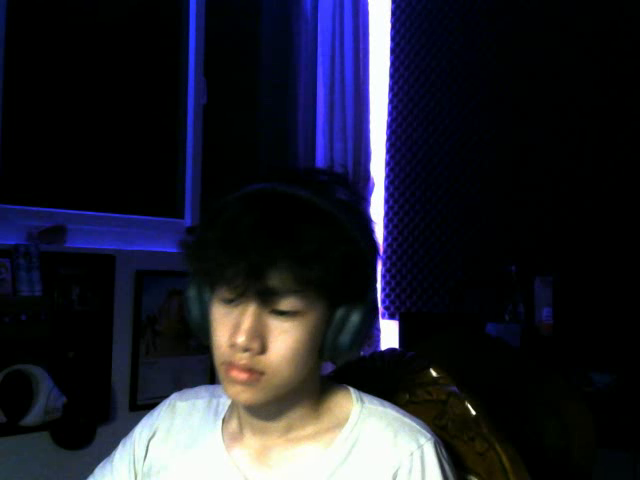
#> input picture frame 99 of video/left.avi, 640 x 480 px
$ python stereo.py   (older library calls are emulated)
#> lines starting #> are read from the running program, lines starting #| are printed output that depends on the picture; after the words box and inside, x2 and y2 are one past the last pixel; in counts of white or black regions, pixels touching at a corner belong together; pictures that were not available may be replaced by others from this repository, and a replacement may not be noted
import cv2
import numpy as np
import matplotlib.pyplot as plt
import open3d as o3d
from typing import Tuple

class StereoProcessor:
    def __init__(self):
        self.focal_length = 1350  # in pixels
        self.baseline = 0.07      # in meters

    def match_color_balance(self, reference_img: np.ndarray, target_img: np.ndarray) -> np.ndarray:
        ref_channels = cv2.split(reference_img)
        target_channels = cv2.split(target_img)
        ref_means = [np.mean(ch) for ch in ref_channels]
        target_means = [np.mean(ch) for ch in target_channels]

        balanced_channels = []
        for ref_mean, target_mean, channel in zip(ref_means, target_means, target_channels):
            scale = ref_mean / target_mean if target_mean != 0 else 1
            balanced = np.clip(channel * scale, 0, 255).astype(np.uint8)
            balanced_channels.append(balanced)

        return cv2.merge(balanced_channels)

    def match_lighting(self, reference_img: np.ndarray, target_img: np.ndarray) -> np.ndarray:
        ref_gray = cv2.cvtColor(reference_img, cv2.COLOR_BGR2GRAY)
        target_gray = cv2.cvtColor(target_img, cv2.COLOR_BGR2GRAY)

        ref_mean, ref_std = np.mean(ref_gray), np.std(ref_gray)
        target_mean, target_std = np.mean(target_gray), np.std(target_gray)

        adjusted = target_img.astype(np.float32)
        adjusted = adjusted - target_mean + ref_mean

        if target_std != 0:
            adjusted *= (ref_std / target_std)

        return np.clip(adjusted, 0, 255).astype(np.uint8)

    def setup_stereo_matcher(self, is_left: bool = True) -> cv2.StereoSGBM:
        params = {
            'minDisparity': 0 if is_left else -144,
            'numDisparities': 144,
            'blockSize': 5,
            'P1': 8 * 3 * 5**3,
            'P2': 32 * 3 * 5**3,
            'disp12MaxDiff': 2,
            'uniquenessRatio': 5,
            'speckleWindowSize': 200,
            'speckleRange': 2,
            'mode': cv2.STEREO_SGBM_MODE_SGBM_3WAY
        }
        return cv2.StereoSGBM_create(**params)

    def process_frame_pair(self, left_frame: np.ndarray, right_frame: np.ndarray) -> Tuple[np.ndarray, np.ndarray]:
        right_color_balanced = self.match_color_balance(left_frame, right_frame)
        right_final = self.match_lighting(left_frame, right_color_balanced)

        left_gray = cv2.cvtColor(left_frame, cv2.COLOR_BGR2GRAY)
        right_gray = cv2.cvtColor(right_final, cv2.COLOR_BGR2GRAY)

        stereo_left = self.setup_stereo_matcher(True)
        stereo_right = self.setup_stereo_matcher(False)

        disp_left = stereo_left.compute(left_gray, right_gray)
        disp_right = stereo_right.compute(right_gray, left_gray)

        wls_filter = cv2.ximgproc.createDisparityWLSFilter(stereo_left)
        wls_filter.setLambda(4700)
        wls_filter.setSigmaColor(1.2)
        filtered_disp = wls_filter.filter(disp_left, left_frame, None, disp_right)

        depth = np.zeros_like(filtered_disp, dtype=np.float32)
        valid_mask = filtered_disp > 0
        depth[valid_mask] = (self.focal_length * self.baseline) / filtered_disp[valid_mask] * 10  # mm to meters

        return filtered_disp, depth

def load_frames(left_path: str, right_path: str, frame_num: int = 99) -> Tuple[np.ndarray, np.ndarray]:
    cap_left = cv2.VideoCapture(left_path)
    cap_right = cv2.VideoCapture(right_path)

    try:
        if not all([cap_left.isOpened(), cap_right.isOpened()]):
            raise ValueError("Failed to open video files")

        frames_left = int(cap_left.get(cv2.CAP_PROP_FRAME_COUNT))
        frames_right = int(cap_right.get(cv2.CAP_PROP_FRAME_COUNT))
        if min(frames_left, frames_right) < frame_num + 1:
            raise ValueError(f"Videos must have at least {frame_num + 1} frames")

        cap_left.set(cv2.CAP_PROP_POS_FRAMES, frame_num)
        cap_right.set(cv2.CAP_PROP_POS_FRAMES, frame_num)

        ret_left, frame_left = cap_left.read()
        ret_right, frame_right = cap_right.read()
        if not (ret_left and ret_right):
            raise ValueError(f"Failed to read frame {frame_num + 1}")

        return frame_left, frame_right

    finally:
        cap_left.release()
        cap_right.release()

def visualize_disparity(disparity: np.ndarray, depth: np.ndarray):
    disp_visual = cv2.normalize(disparity, None, 0, 255, cv2.NORM_MINMAX, cv2.CV_8U)
    fig, ax = plt.subplots(figsize=(8, 6))
    im = ax.imshow(disp_visual, cmap='jet')
    ax.set_title('Disparity Map (WLS Filtered)')
    ax.axis('off')

    depth_text = ax.text(0.5, -0.1, 'Depth: N/A', ha='center', va='top', transform=ax.transAxes, fontsize=12)

    def update_depth(event):
        if event.inaxes == ax:
            x, y = int(event.xdata), int(event.ydata)
            if 0 <= x < depth.shape[1] and 0 <= y < depth.shape[0]:
                depth_val = depth[y, x]
                depth_text.set_text(f'Depth: {depth_val:.2f} meter' if depth_val > 0 else 'Depth: N/A')
            else:
                depth_text.set_text('Depth: N/A')
            fig.canvas.draw_idle()

    fig.canvas.mpl_connect('motion_notify_event', update_depth)
    plt.tight_layout()
    plt.show()

def show_point_cloud(depth_map: np.ndarray, color_image: np.ndarray, fx: float, fy: float, cx: float, cy: float):
    h, w = depth_map.shape
    mask = depth_map > 0
    x, y = np.meshgrid(np.arange(w), np.arange(h))
    x3 = (x[mask] - cx) * depth_map[mask] / fx
    y3 = (y[mask] - cy) * depth_map[mask] / fy
    z3 = depth_map[mask]

    points = np.stack((x3, y3, z3), axis=-1)
    colors = color_image[mask].astype(np.float32) / 255.0

    pcd = o3d.geometry.PointCloud()
    pcd.points = o3d.utility.Vector3dVector(points)
    pcd.colors = o3d.utility.Vector3dVector(colors)

    o3d.visualization.draw_geometries([pcd])

def main():
    processor = StereoProcessor()
    try:
        left_frame, right_frame = load_frames("video/left.avi", "video/right.avi")
#> in load_frames, frame_left is the input picture: shape (480, 640, 3); mean B, G, R 43.8, 33.3, 32.5
        disparity, depth = processor.process_frame_pair(left_frame, right_frame)
#> in match_color_balance, `ref_means = [np.mean(ch) for ch in ref_channels]`: ref_means = [43.75, 33.27, 32.55]
#> the loop in match_color_balance, `for ref_mean, target_mean, channel in zip(ref_means, target_means, tar..` made 3 passes
#> (ref_mean, target_mean) on passes 1 to 3: (43.75, 43.75), (33.27, 33.27), (32.55, 32.55)
#> pass 1, in match_color_balance, `balanced = np.clip(channel * scale, 0, 255).astype(np.uint8)`:
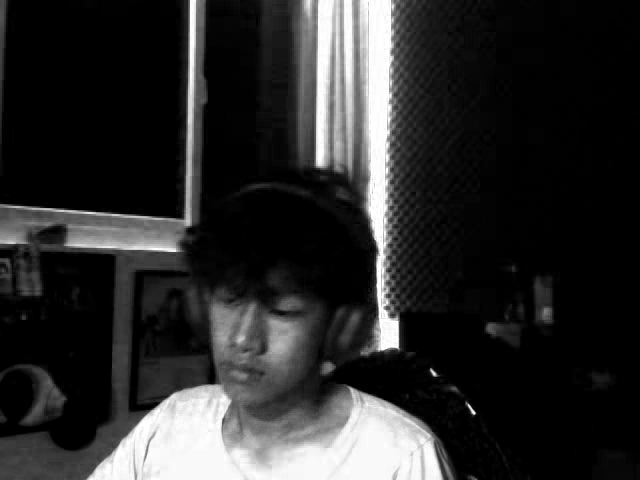
#> balanced: shape (480, 640); min 0, max 255, mean 43.8
#> pass 2, in match_color_balance, `balanced = np.clip(channel * scale, 0, 255).astype(np.uint8)`:
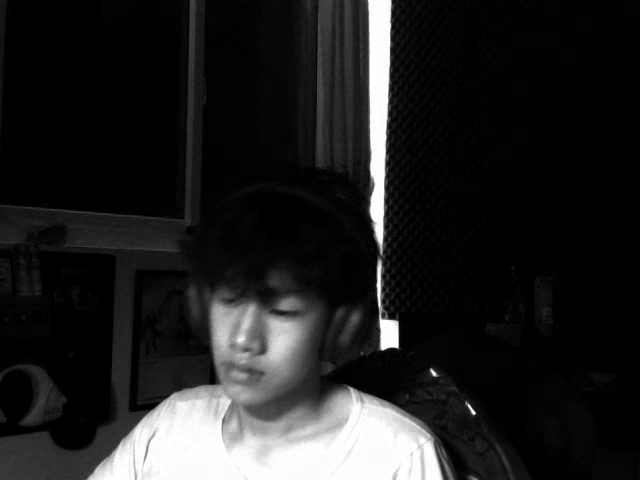
#> balanced: shape (480, 640); min 0, max 255, mean 33.3
#> pass 3, in match_color_balance, `balanced = np.clip(channel * scale, 0, 255).astype(np.uint8)`:
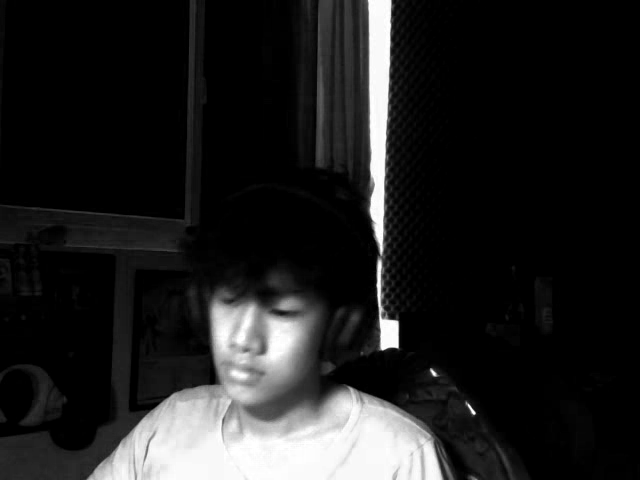
#> balanced: shape (480, 640); min 0, max 255, mean 32.5
#> after the loop in match_color_balance, `for ref_mean, target_mean, channel in zip(ref_means, target_means, tar..`: balanced_channels = 3 items
#> in match_lighting, `ref_mean, ref_std = np.mean(ref_gray), np.std(ref_gray)`: ref_mean = 34.25; ref_std = 69.29
#> in match_lighting, `target_mean, target_std = np.mean(target_gray), np.std(target_gray)`: target_mean = 34.25; target_std = 69.29
#> in process_frame_pair, `disp_left = stereo_left.compute(left_gray, right_gray)`:
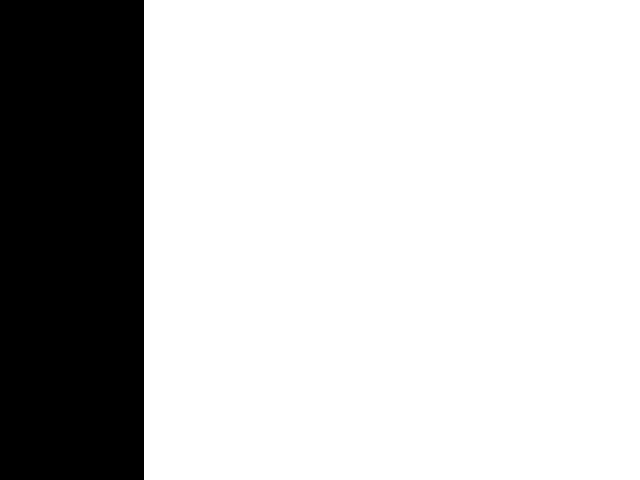
#> disp_left: shape (480, 640) int16; values -16 (black) and 0 (white), 77.5% white; 1 black region, box (x1, y1, x2, y2) and area: (0, 0, 144, 480) 69120
#> in process_frame_pair, `disp_right = stereo_right.compute(right_gray, left_gray)`:
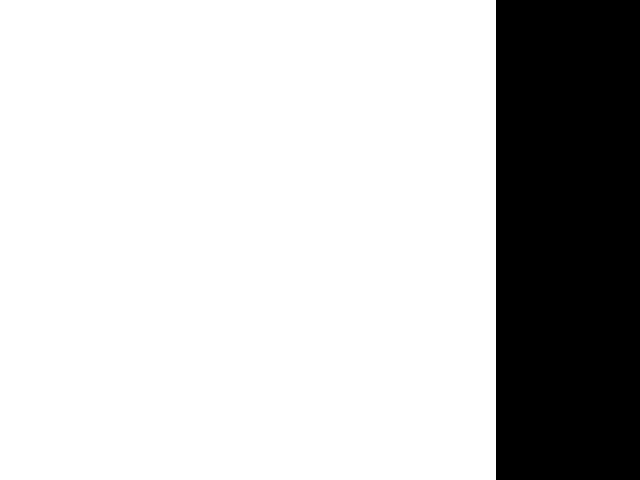
#> disp_right: shape (480, 640) int16; values -2320 (black) and -16 (white), 77.5% white; 1 black region, box (x1, y1, x2, y2) and area: (496, 0, 640, 480) 69120
#> in process_frame_pair, `valid_mask = filtered_disp > 0`: valid_mask: shape (480, 640) bool; every value is 0
#> in process_frame_pair, `depth[valid_mask] = (self.focal_length * self.baseline) / filtered_dis..`: depth: shape (480, 640) float32; every value is 0
        visualize_disparity(disparity, depth)

        fx = processor.focal_length
        fy = processor.focal_length
        cx = left_frame.shape[1] // 2
#> cx = 320
        cy = left_frame.shape[0] // 2
#> cy = 240

        show_point_cloud(depth, left_frame, fx, fy, cx, cy)
#> in show_point_cloud, `x3 = (x[mask] - cx) * depth_map[mask] / fx`: x3 = empty array
    except Exception as e:
        print(f"Error: {str(e)}")

if __name__ == "__main__":
    main()
